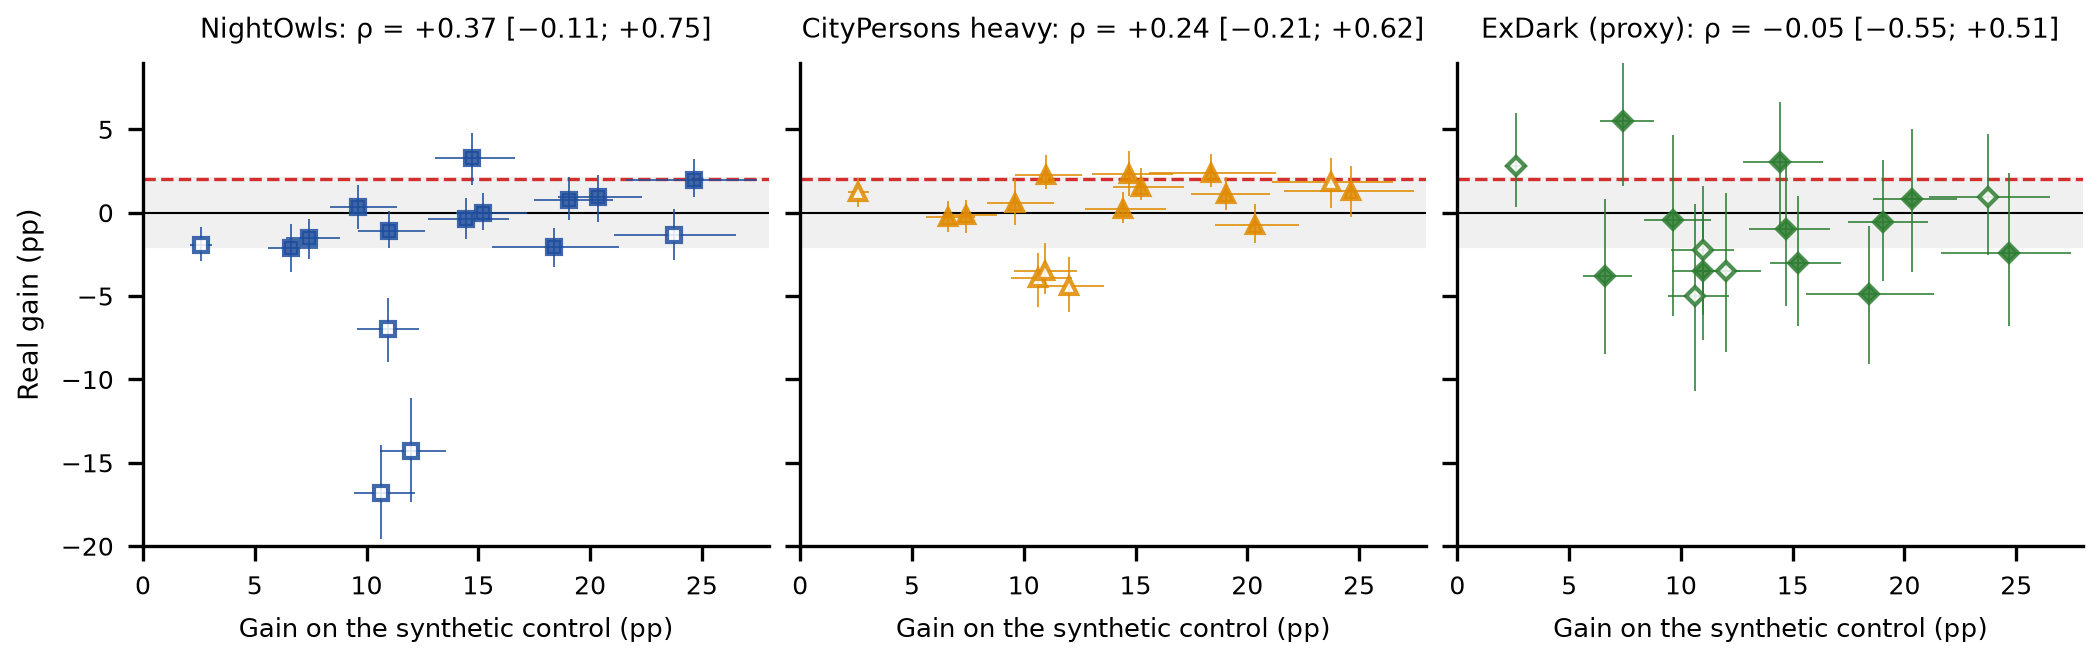

Recreate this plot in Python.
"""Figura del suplemento del short paper: ganancia en el control sintetico (eje x) frente a la ganancia en cada fuente de
oclusion real (eje y), un panel por fuente y un punto por bloque (17 bloques con control; relleno = exposicion igual, vacio =
desigual o temprana), con IC 95 % por imagenes en ambos ejes y el rho de Spearman de cada fuente con su IC bootstrap de
bloques en el titulo del panel. Lee informes/analisis_final/celdas_completas.csv y revision_panel.json.
Revision del 27/10 (seccion 6): se separa en tres paneles, uno por fuente, para no superponer las 51 celdas.
Uso: python fig_dispersion.py [es]   (es: etiquetas en espanol con coma decimal -> fig_dispersion_es.png)"""
import json
import os
import sys

import matplotlib
matplotlib.use('Agg')
import matplotlib.pyplot as plt
import pandas as pd

ES = len(sys.argv) > 1 and sys.argv[1] == 'es'
AQUI = os.path.dirname(os.path.abspath(__file__))
AF = os.path.join(os.path.dirname(AQUI), 'informes', 'analisis_final')
d = pd.read_csv(os.path.join(AF, 'celdas_completas.csv'))
d = d[d.bloque != 'h7']
rho = json.load(open(os.path.join(AF, 'revision_panel.json'), encoding='utf-8'))['spearman']['17_bloques']
f2 = (lambda v: ('%+.2f' % v).replace('.', ',').replace('-', '−')) if ES else (lambda v: ('%+.2f' % v).replace('-', '−'))
NOMBRE = {'NO': 'NightOwls', 'CP': 'CityPersons heavy', 'EX': 'ExDark (indicador)' if ES else 'ExDark (proxy)'}
ESTILO = {'NO': ('s', '#1f4e9c', 3.4), 'CP': ('^', '#e08a00', 3.8), 'EX': ('D', '#2e7d32', 3.1)}

fig, axs = plt.subplots(1, 3, figsize=(7.0, 2.2), dpi=300, sharey=True)
XMAX = 28
ctrl = d[d.fuente == 'control'].set_index('bloque')
for ax, (s, (m, c, t)) in zip(axs, ESTILO.items()):
    ax.axhspan(-2, 2, color='#f0f0f0', zorder=0)
    ax.axhline(0, color='black', lw=0.5, zorder=1)
    ax.axhline(2, color='#d32f2f', ls='--', lw=0.8, zorder=1)
    g = d[d.fuente == s].set_index('bloque')
    g = g[ctrl.loc[g.index].delta <= XMAX]
    x = ctrl.loc[g.index]
    for igual in (True, False):
        sel = (g.exposicion == 'igual (epocas fijas)') == igual
        gg, xx = g[sel], x[sel]
        ax.errorbar(xx.delta, gg.delta, xerr=[xx.delta - xx.ic_lo, xx.ic_hi - xx.delta],
                    yerr=[gg.delta - gg.ic_lo, gg.ic_hi - gg.delta], fmt=m, color=c, mfc=c if igual else 'white', mec=c,
                    ms=t, lw=0.45, alpha=0.85, capsize=0, zorder=3)
    r = rho[s]
    ax.set_title('%s: ρ = %s [%s; %s]' % (NOMBRE[s], f2(r['rho']), f2(r['IC95'][0]), f2(r['IC95'][1])), fontsize=6.5)
    ax.set_xlim(0, XMAX)
    ax.set_ylim(-20, 9)
    ax.set_xlabel('Ganancia en el control sintético (pp)' if ES else 'Gain on the synthetic control (pp)', fontsize=6.3)
    ax.tick_params(labelsize=6.0)
    for sp in ('top', 'right'):
        ax.spines[sp].set_visible(False)
axs[0].set_ylabel('Ganancia real (pp)' if ES else 'Real gain (pp)', fontsize=6.5)
# H3 (+60,9 en el control) queda fuera de escala; sus valores van en el pie de figura del suplemento.
fig.tight_layout(pad=0.4)
fig.savefig(os.path.join(AQUI, 'fig_dispersion%s.png' % ('_es' if ES else '')))
print('ok')
